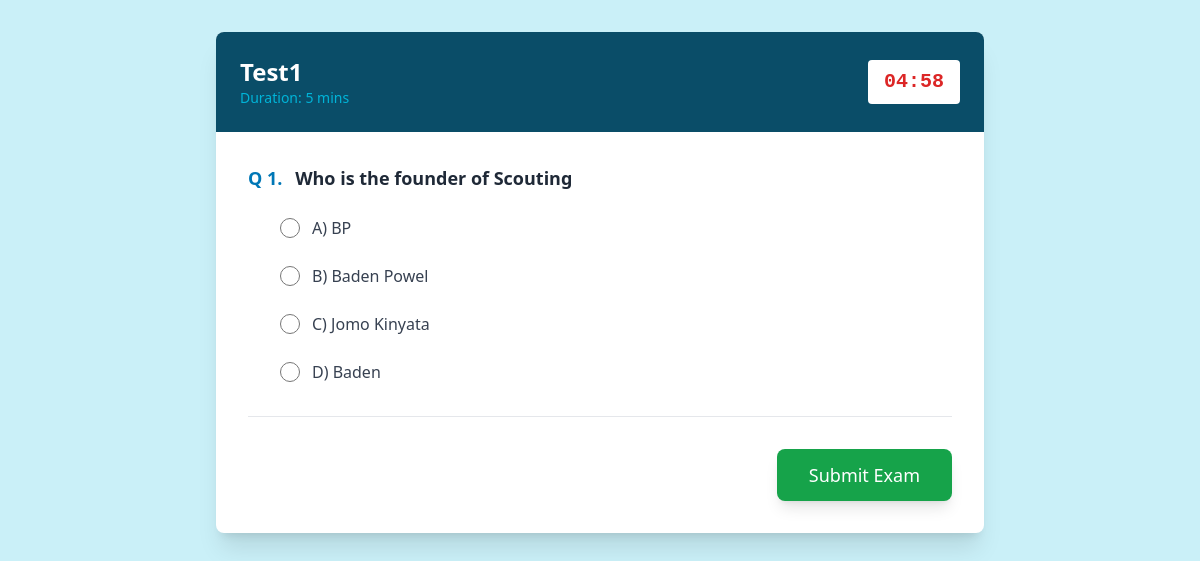
/student/take_exam.php?exam_id=1 (signed in), run on the app's committed database.
### tables this page shows
CREATE TABLE `exams` (
  `id` int(11) NOT NULL AUTO_INCREMENT,
  `title` varchar(150) NOT NULL,
  `description` text DEFAULT NULL,
  `subject` varchar(100) DEFAULT 'General',
  `created_by` int(11) NOT NULL,
  `duration_minutes` int(11) DEFAULT 60,
  `created_at` timestamp NULL DEFAULT current_timestamp(),
  PRIMARY KEY (`id`),
  KEY `created_by` (`created_by`),
  CONSTRAINT `exams_ibfk_1` FOREIGN KEY (`created_by`) REFERENCES `users` (`id`) ON DELETE CASCADE
);

CREATE TABLE `questions` (
  `id` int(11) NOT NULL AUTO_INCREMENT,
  `exam_id` int(11) NOT NULL,
  `question_text` text NOT NULL,
  `option_a` varchar(255) NOT NULL,
  `option_b` varchar(255) NOT NULL,
  `option_c` varchar(255) NOT NULL,
  `option_d` varchar(255) NOT NULL,
  `correct_option` char(1) NOT NULL,
  `created_at` timestamp NULL DEFAULT current_timestamp(),
  PRIMARY KEY (`id`),
  KEY `exam_id` (`exam_id`),
  CONSTRAINT `questions_ibfk_1` FOREIGN KEY (`exam_id`) REFERENCES `exams` (`id`) ON DELETE CASCADE
);

### models/Question.php (called while the page is built, shortened)
<?php
class Question
{
    private $conn;
    private $table = 'questions';
    public function __construct($db)
    {
        $this->conn = $db;
    }
    public function read_by_exam($exam_id)
    {
        $query = 'SELECT * FROM ' . $this->table . ' WHERE exam_id = :exam_id ORDER BY created_at ASC';
        $stmt = $this->conn->prepare($query);
        $stmt->bindParam(':exam_id', $exam_id);
        $stmt->execute();
        return $stmt;
    }
}
?>

### student/take_exam.php (the view, shortened to what this page needs)
<?php
include_once '../models/Question.php';
include_once '../models/Result.php';
$database = new PDO("mysql:host=$host;dbname=$db_name", $username, $password);
$exam_id = isset($_GET['exam_id']) ? $_GET['exam_id'] : die('Error: Missing Exam ID');
$examQuery = "SELECT * FROM exams WHERE id = :id";
$stmt = $database->prepare($examQuery);
$stmt->bindParam(':id', $exam_id);
$stmt->execute();
$examData = $stmt->fetch(PDO::FETCH_ASSOC);
$questionModel = new Question($database);
$questions = $questionModel->read_by_exam($exam_id);
$all_questions = $questions->fetchAll(PDO::FETCH_ASSOC);
?>
<?php include_once '../includes/header.php'; ?>
<div class="bg-brand-pale min-h-screen p-8">
    <div class="max-w-3xl mx-auto bg-white rounded-lg shadow-xl overflow-hidden">
        <div class="bg-brand-dark text-white p-6 flex justify-between items-center">
            <div>
                <h1 class="text-2xl font-bold">
                    <?php echo $examData['title']; ?>
                </h1>
                <p class="text-brand-light text-sm">Duration:
                    <?php echo $examData['duration_minutes']; ?> mins
                </p>
            </div>
            <div id="timer" class="text-xl font-mono font-bold bg-white text-brand-dark px-4 py-2 rounded">
            </div>
        </div>
        <form action="take_exam.php?exam_id=<?php echo $exam_id; ?>" method="POST" id="examForm" class="p-8">
            <?php foreach ($all_questions as $index => $q): ?>
                <div class="mb-8 border-b pb-6 last:border-0">
                    <p class="text-lg font-semibold text-gray-800 mb-4">
                        <span class="text-brand-blue mr-2">Q
                            <?php echo $index + 1; ?>.
                        </span>
                        <?php echo $q['question_text']; ?>
                    </p>
                    <div class="space-y-2 ml-6">
                        <label class="flex items-center space-x-3 cursor-pointer p-2 rounded hover:bg-gray-50">
                            <input type="radio" name="q_<?php echo $q['id']; ?>" value="A"
                                class="form-radio text-brand-blue h-5 w-5">
                            <span class="text-gray-700">A)
                                <?php echo $q['option_a']; ?>
                            </span>
                        </label>
                        <label class="flex items-center space-x-3 cursor-pointer p-2 rounded hover:bg-gray-50">
                            <input type="radio" name="q_<?php echo $q['id']; ?>" value="B"
                                class="form-radio text-brand-blue h-5 w-5">
                            <span class="text-gray-700">B)
                                <?php echo $q['option_b']; ?>
                            </span>
                        </label>
                        <label class="flex items-center space-x-3 cursor-pointer p-2 rounded hover:bg-gray-50">
                            <input type="radio" name="q_<?php echo $q['id']; ?>" value="C"
                                class="form-radio text-brand-blue h-5 w-5">
                            <span class="text-gray-700">C)
                                <?php echo $q['option_c']; ?>
                            </span>
                        </label>
                        <label class="flex items-center space-x-3 cursor-pointer p-2 rounded hover:bg-gray-50">
                            <input type="radio" name="q_<?php echo $q['id']; ?>" value="D"
                                class="form-radio text-brand-blue h-5 w-5">
                            <span class="text-gray-700">D)
                                <?php echo $q['option_d']; ?>
                            </span>
                        </label>
                    </div>
                </div>
            <?php endforeach; ?>
            <div class="flex justify-end mt-6">
                <button type="submit"
                    class="bg-green-600 text-white text-lg px-8 py-3 rounded-lg hover:bg-green-700 transition shadow-lg">
                    Submit Exam
                </button>
            </div>
        </form>
    </div>
</div>
</body>
</html>

### assets/css/style.css (style rules this page uses)
body { font-family: 'Inter', sans-serif; }

### data on the page
exams: title "Test1", duration_minutes "5"
questions: question_text "Who is the founder of Scouting", option_a "BP", option_b "Baden Powel", option_c "Jomo Kinyata", option_d "Baden"
